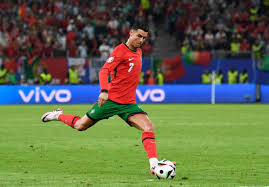
#> input picture IMG1.jpg, 269 x 187 px
$ python 002Gabor.py   (older library calls are emulated)
#> lines starting #> are read from the running program, lines starting #| are printed output that depends on the picture
import cv2
import numpy as np

# Load and convert to grayscale
image = cv2.imread("IMG1.jpg", cv2.IMREAD_GRAYSCALE)
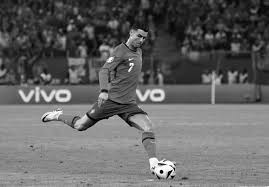
#> image: shape (187, 269); min 0, max 255, mean 100.3

# Create Gabor kernel
ksize = 31
sigma = 4.0
theta = np.pi / 4  # Orientation of Gabor (e.g., 45 degrees)
lamda = 10.0       # Wavelength of the sinusoidal factor
gamma = 0.5        # Spatial aspect ratio
phi = 0            # Phase offset

gabor_kernel = cv2.getGaborKernel((ksize, ksize), sigma, theta, lamda, gamma, phi, ktype=cv2.CV_32F)

# Apply Gabor filter
filtered_img = cv2.filter2D(image, cv2.CV_8UC3, gabor_kernel)
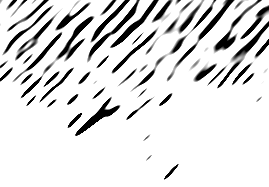
#> filtered_img: shape (187, 269); min 0, max 255, mean 224.4

cv2.imshow("Original Grayscale", image)
cv2.imshow("Gabor Texture", filtered_img)
cv2.waitKey(0)
cv2.destroyAllWindows()

$ run again, with IMG2.jpg copied over IMG1.jpg
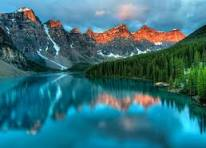
#> input picture IMG2.jpg, 206 x 148 px
#> `image = cv2.imread("IMG1.jpg", cv2.IMREAD_GRAYSCALE)`:
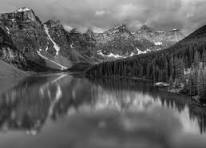
#> image: shape (148, 206); min 1, max 255, mean 95.8
#> `filtered_img = cv2.filter2D(image, cv2.CV_8UC3, gabor_kernel)`:
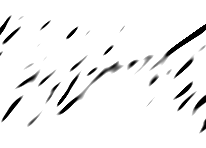
#> filtered_img: shape (148, 206); min 0, max 255, mean 241.6

$ run again, with IMG4.jpeg copied over IMG1.jpg
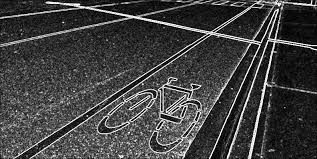
#> input picture IMG4.jpeg, 317 x 159 px
#> image is the input picture: shape (159, 317); min 0, max 255, mean 64.9
#> `filtered_img = cv2.filter2D(image, cv2.CV_8UC3, gabor_kernel)`:
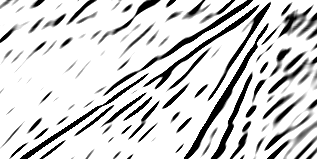
#> filtered_img: shape (159, 317); min 0, max 255, mean 209.6
